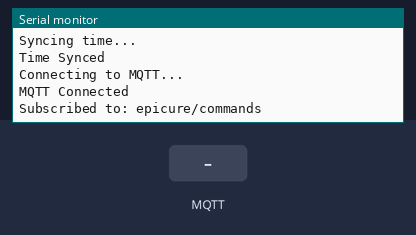
A program run on a simulated ESP32. Shown: the last lines printed to the serial monitor. Inputs (shaded band) come from the test bench. WiFi joins after 1.5 s; servers stay silent unless stated; the local clock reads 2024-03-15 10:24:30 at power-on unless the program sets it; no MQTT or app messages arrive unless stated.

Above: at 2.9 s.
3.0 s: MQTT message "1" arrives on the first subscribed topic
At 3.6 s:
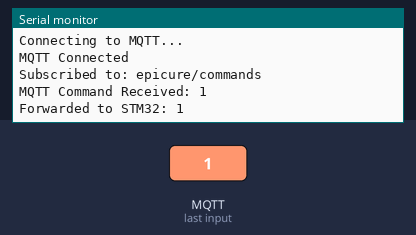
4.5 s: MQTT message "on" arrives on the first subscribed topic
At 5.7 s:
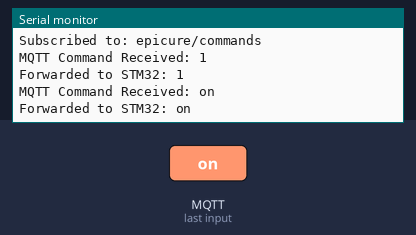
6.0 s: MQTT message "off" arrives on the first subscribed topic
At 7.1 s:
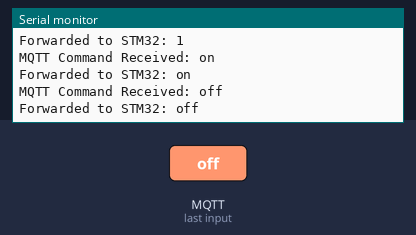

Measured:
- after the input at 3.0 s, the serial monitor: prints a new line at once (image 1)
- after the input at 4.5 s, the serial monitor: prints a new line at once (image 2)
- after the input at 6.0 s, the serial monitor: prints a new line at once (image 3)

The program:

main.cpp
```cpp
#include <Arduino.h>
#include <WiFi.h>
#include <WiFiClientSecure.h>
#include <PubSubClient.h>
#include <time.h>

const char* WIFI_SSID = "MERIDIAN 001_2.4G";
const char* WIFI_PASSWORD = "feb30mg@001";

const char* MQTT_BROKER = "af31a5fa47f74486be18c7a448f04ae4.s1.eu.hivemq.cloud";
const int   MQTT_PORT   = 8883;
const char* MQTT_USERNAME = "Epicure_Task_Broker";
const char* MQTT_PASSWORD = "Epicure#2025";
const char* MQTT_CLIENT_ID = "esp32-subscriber";
const char* MQTT_TOPIC = "epicure/commands";

const int UART_RX_PIN = 16;
const int UART_TX_PIN = 17;
const int UART_BAUD   = 115200;

const char* ROOT_CA = R"EOF(
-----BEGIN CERTIFICATE-----
MIIFazCCA1OgAwIBAgIRAIIQz7DSQONZRGPgu2OCiwAwDQYJKoZIhvcNAQELBQAw
TzELMAkGA1UEBhMCVVMxKTAnBgNVBAoTIEludGVybmV0IFNlY3VyaXR5IFJlc2Vh
cmNoIEdyb3VwMRUwEwYDVQQDEwxJU1JHIFJvb3QgWDEwHhcNMTUwNjA0MTEwNDM4
WhcNMzUwNjA0MTEwNDM4WjBPMQswCQYDVQQGEwJVUzEpMCcGA1UEChMgSW50ZXJu
ZXQgU2VjdXJpdHkgUmVzZWFyY2ggR3JvdXAxFTATBgNVBAMTDElTUkcgUm9vdCBY
MTCCAiIwDQYJKoZIhvcNAQEBBQADggIPADCCAgoCggIBAK3oJHP0FDfzm54rVygc
h77ct984kIxuPOZXoHj3dcKi/vVqbvYATyjb3miGbESTtrFj/RQSa78f0uoxmyF+
0TM8ukj13Xnfs7j/EvEhmkvBioZxaUpmZmyPfjxwv60pIgbz5MDmgK7iS4+3mX6U
A5/TR5d8mUgjU+g4rk8Kb4Mu0UlXjIB0ttov0DiNewNwIRt18jA8+o+u3dpjq+sW
T8KOEUt+zwvo/7V3LvSye0rgTBIlDHCNAymg4VMk7BPZ7hm/ELNKjD+Jo2FR3qyH
B5T0Y3HsLuJvW5iB4YlcNHlsdu87kGJ55tukmi8mxdAQ4Q7e2RCOFvu396j3x+UC
B5iPNgiV5+I3lg02dZ77DnKxHZu8A/lJBdiB3QW0KtZB6awBdpUKD9jf1b0SHzUv
KBds0pjBqAlkd25HN7rOrFleaJ1/ctaJxQZBKT5ZPt0m9STJEadao0xAH0ahmbWn
OlFuhjuefXKnEgV4We0+UXgVCwOPjdAvBbI+e0ocS3MFEvzG6uBQE3xDk3SzynTn
jh8BCNAw1FtxNrQHusEwMFxIt4I7mKZ9YIqioymCzLq9gwQbooMDQaHWBfEbwrbw
qHyGO0aoSCqI3Haadr8faqU9GY/rOPNk3sgrDQoo//fb4hVC1CLQJ13hef4Y53CI
rU7m2Ys6xt0nUW7/vGT1M0NPAgMBAAGjQjBAMA4GA1UdDwEB/wQEAwIBBjAPBgNV
HRMBAf8EBTADAQH/MB0GA1UdDgQWBBR5tFnme7bl5AFzgAiIyBpY9umbbjANBgkq
hkiG9w0BAQsFAAOCAgEAVR9YqbyyqFDQDLHYGmkgJykIrGF1XIpu+ILlaS/V9lZL
ubhzEFnTIZd+50xx+7LSYK05qAvqFyFWhfFQDlnrzuBZ6brJFe+GnY+EgPbk6ZGQ
3BebYhtF8GaV0nxvwuo77x/Py9auJ/GpsMiu/X1+mvoiBOv/2X/qkSsisRcOj/KK
NFtY2PwByVS5uCbMiogziUwthDyC3+6WVwW6LLv3xLfHTjuCvjHIInNzktHCgKQ5
ORAzI4JMPJ+GslWYHb4phowim57iaztXOoJwTdwJx4nLCgdNbOhdjsnvzqvHu7Ur
TkXWStAmzOVyyghqpZXjFaH3pO3JLF+l+/+sKAIuvtd7u+Nxe5AW0wdeRlN8NwdC
jNPElpzVmbUq4JUagEiuTDkHzsxHpFKVK7q4+63SM1N95R1NbdWhscdCb+ZAJzVc
oyi3B43njTOQ5yOf+1CceWxG1bQVs5ZufpsMljq4Ui0/1lvh+wjChP4kqKOJ2qxq
4RgqsahDYVvTH9w7jXbyLeiNdd8XM2w9U/t7y0Ff/9yi0GE44Za4rF2LN9d11TPA
mRGunUHBcnWEvgJBQl9nJEiU0Zsnvgc/ubhPgXRR4Xq37Z0j4r7g1SgEEzwxA57d
emyPxgcYxn/eR44/KJ4EBs+lVDR3veyJm+kXQ99b21/+jh5Xos1AnX5iItreGCc=
-----END CERTIFICATE-----
)EOF";

WiFiClientSecure wifiClient;
PubSubClient mqttClient(wifiClient);

unsigned long lastWifiCheck = 0;
unsigned long lastMqttCheck = 0;

void connectWiFi() {
    Serial.println("Connecting to WiFi...");
    WiFi.begin(WIFI_SSID, WIFI_PASSWORD);

    int attempts = 0;
    while (WiFi.status() != WL_CONNECTED && attempts < 40) {
        delay(500);
        Serial.print(".");
        attempts++;
    }

    if (WiFi.status() == WL_CONNECTED) {
        Serial.println("\nWiFi Connected");
        Serial.print("IP: ");
        Serial.println(WiFi.localIP());
    } else {
        Serial.println("\nWiFi Failed");
    }
}

void connectMQTT() {
    Serial.println("Connecting to MQTT...");
    int attempts = 0;

    while (!mqttClient.connected() && attempts < 10) {
        if (mqttClient.connect(MQTT_CLIENT_ID, MQTT_USERNAME, MQTT_PASSWORD)) {
            Serial.println("MQTT Connected");
            mqttClient.subscribe(MQTT_TOPIC);
            Serial.println("Subscribed to: epicure/commands");
            return;
        }
        Serial.print("MQTT Failed, rc=");
        Serial.println(mqttClient.state());
        delay(4000);
        attempts++;
    }
}

void mqttCallback(char* topic, byte* payload, unsigned int length) {
    char msg[256];
    memcpy(msg, payload, length);
    msg[length] = '\0';

    Serial.print("MQTT Command Received: ");
    Serial.println(msg);

    Serial2.println(msg);

    Serial.print("Forwarded to STM32: ");
    Serial.println(msg);
}

void setup() {
    Serial.begin(115200);
    Serial2.begin(UART_BAUD, SERIAL_8N1, UART_RX_PIN, UART_TX_PIN);

    WiFi.setSleep(false);
    connectWiFi();

    Serial.println("Syncing time...");
    configTime(0, 0, "pool.ntp.org", "time.google.com");

    time_t now = 0;
    while (now < 1000000000) {
        delay(200);
        now = time(nullptr);
    }
    Serial.println("Time Synced");

    wifiClient.setCACert(ROOT_CA);

    mqttClient.setServer(MQTT_BROKER, MQTT_PORT);
    mqttClient.setCallback(mqttCallback);

    connectMQTT();
}

void loop() {
    if (WiFi.status() != WL_CONNECTED) {
        Serial.println("WiFi Lost, reconnecting...");
        connectWiFi();
    }

    if (!mqttClient.connected()) {
        Serial.println("MQTT Lost, reconnecting...");
        connectMQTT();
    }

    mqttClient.loop();
}
```
